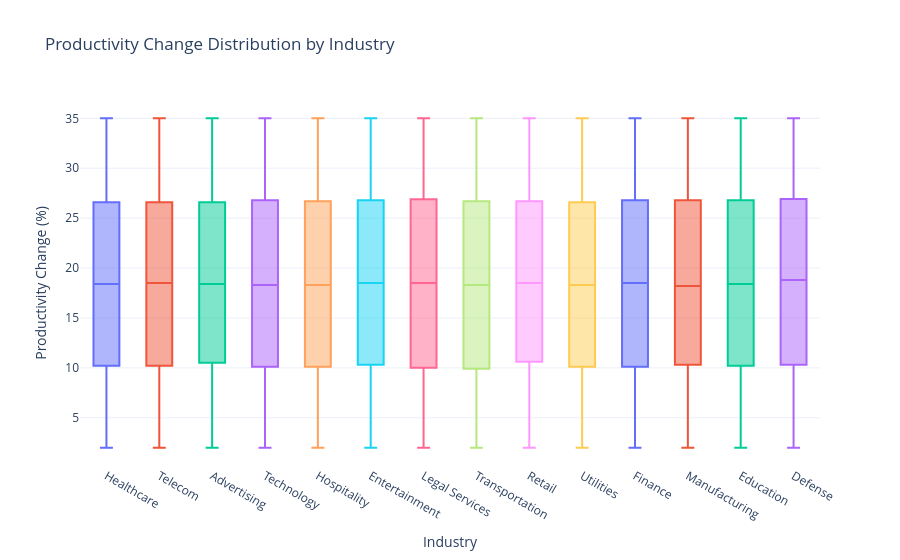

The notebook cell this image was saved under:
### Code cell
#Productivity Distribution by Industry

fig7 = px.box(
    df,
    x="Industry",
    y="Productivity Change (%)",
    color="Industry",
    points=False,
    title="Productivity Change Distribution by Industry"
)

fig7.update_layout(
    template="plotly_white",
    showlegend=False,
    xaxis_title="Industry",
    yaxis_title="Productivity Change (%)"
)

fig7.show()

### Figure 1 — Plotly figure (JSON) as saved in the notebook; plotly's stock layout.template omitted (floating-point values rounded to 4 significant figures; data arrays with more than 128 entries replaced by an {"elided": "..."} marker saying what was removed)
{"data": [{"alignmentgroup": "True", "boxpoints": false, "hovertemplate": "Industry=%{x}<br>Productivity Change (%)=%{y}<extra></extra>", "legendgroup": "Healthcare", "marker": {"color": "#636efa"}, "name": "Healthcare", "notched": false, "offsetgroup": "Healthcare", "orientation": "v", "showlegend": true, "type": "box", "x": {"elided": "7281 str values"}, "x0": " ", "xaxis": "x", "y": {"elided": "7281 float values"}, "y0": " ", "yaxis": "y"}, {"alignmentgroup": "True", "boxpoints": false, "hovertemplate": "Industry=%{x}<br>Productivity Change (%)=%{y}<extra></extra>", "legendgroup": "Telecom", "marker": {"color": "#EF553B"}, "name": "Telecom", "notched": false, "offsetgroup": "Telecom", "orientation": "v", "showlegend": true, "type": "box", "x": {"elided": "7087 str values"}, "x0": " ", "xaxis": "x", "y": {"elided": "7087 float values"}, "y0": " ", "yaxis": "y"}, {"alignmentgroup": "True", "boxpoints": false, "hovertemplate": "Industry=%{x}<br>Productivity Change (%)=%{y}<extra></extra>", "legendgroup": "Advertising", "marker": {"color": "#00cc96"}, "name": "Advertising", "notched": false, "offsetgroup": "Advertising", "orientation": "v", "showlegend": true, "type": "box", "x": {"elided": "7220 str values"}, "x0": " ", "xaxis": "x", "y": {"elided": "7220 float values"}, "y0": " ", "yaxis": "y"}, {"alignmentgroup": "True", "boxpoints": false, "hovertemplate": "Industry=%{x}<br>Productivity Change (%)=%{y}<extra></extra>", "legendgroup": "Technology", "marker": {"color": "#ab63fa"}, "name": "Technology", "notched": false, "offsetgroup": "Technology", "orientation": "v", "showlegend": true, "type": "box", "x": {"elided": "7002 str values"}, "x0": " ", "xaxis": "x", "y": {"elided": "7002 float values"}, "y0": " ", "yaxis": "y"}, {"alignmentgroup": "True", "boxpoints": false, "hovertemplate": "Industry=%{x}<br>Productivity Change (%)=%{y}<extra></extra>", "legendgroup": "Hospitality", "marker": {"color": "#FFA15A"}, "name": "Hospitality", "notched": false, "offsetgroup": "Hospitality", "orientation": "v", "showlegend": true, "type": "box", "x": {"elided": "7113 str values"}, "x0": " ", "xaxis": "x", "y": {"elided": "7113 float values"}, "y0": " ", "yaxis": "y"}, {"alignmentgroup": "True", "boxpoints": false, "hovertemplate": "Industry=%{x}<br>Productivity Change (%)=%{y}<extra></extra>", "legendgroup": "Entertainment", "marker": {"color": "#19d3f3"}, "name": "Entertainment", "notched": false, "offsetgroup": "Entertainment", "orientation": "v", "showlegend": true, "type": "box", "x": {"elided": "7198 str values"}, "x0": " ", "xaxis": "x", "y": {"elided": "7198 float values"}, "y0": " ", "yaxis": "y"}, {"alignmentgroup": "True", "boxpoints": false, "hovertemplate": "Industry=%{x}<br>Productivity Change (%)=%{y}<extra></extra>", "legendgroup": "Legal Services", "marker": {"color": "#FF6692"}, "name": "Legal Services", "notched": false, "offsetgroup": "Legal Services", "orientation": "v", "showlegend": true, "type": "box", "x": {"elided": "7099 str values"}, "x0": " ", "xaxis": "x", "y": {"elided": "7099 float values"}, "y0": " ", "yaxis": "y"}, {"alignmentgroup": "True", "boxpoints": false, "hovertemplate": "Industry=%{x}<br>Productivity Change (%)=%{y}<extra></extra>", "legendgroup": "Transportation", "marker": {"color": "#B6E880"}, "name": "Transportation", "notched": false, "offsetgroup": "Transportation", "orientation": "v", "showlegend": true, "type": "box", "x": {"elided": "7079 str values"}, "x0": " ", "xaxis": "x", "y": {"elided": "7079 float values"}, "y0": " ", "yaxis": "y"}, {"alignmentgroup": "True", "boxpoints": false, "hovertemplate": "Industry=%{x}<br>Productivity Change (%)=%{y}<extra></extra>", "legendgroup": "Retail", "marker": {"color": "#FF97FF"}, "name": "Retail", "notched": false, "offsetgroup": "Retail", "orientation": "v", "showlegend": true, "type": "box", "x": {"elided": "7109 str values"}, "x0": " ", "xaxis": "x", "y": {"elided": "7109 float values"}, "y0": " ", "yaxis": "y"}, {"alignmentgroup": "True", "boxpoints": false, "hovertemplate": "Industry=%{x}<br>Productivity Change (%)=%{y}<extra></extra>", "legendgroup": "Utilities", "marker": {"color": "#FECB52"}, "name": "Utilities", "notched": false, "offsetgroup": "Utilities", "orientation": "v", "showlegend": true, "type": "box", "x": {"elided": "7187 str values"}, "x0": " ", "xaxis": "x", "y": {"elided": "7187 float values"}, "y0": " ", "yaxis": "y"}, {"alignmentgroup": "True", "boxpoints": false, "hovertemplate": "Industry=%{x}<br>Productivity Change (%)=%{y}<extra></extra>", "legendgroup": "Finance", "marker": {"color": "#636efa"}, "name": "Finance", "notched": false, "offsetgroup": "Finance", "orientation": "v", "showlegend": true, "type": "box", "x": {"elided": "7128 str values"}, "x0": " ", "xaxis": "x", "y": {"elided": "7128 float values"}, "y0": " ", "yaxis": "y"}, {"alignmentgroup": "True", "boxpoints": false, "hovertemplate": "Industry=%{x}<br>Productivity Change (%)=%{y}<extra></extra>", "legendgroup": "Manufacturing", "marker": {"color": "#EF553B"}, "name": "Manufacturing", "notched": false, "offsetgroup": "Manufacturing", "orientation": "v", "showlegend": true, "type": "box", "x": {"elided": "7153 str values"}, "x0": " ", "xaxis": "x", "y": {"elided": "7153 float values"}, "y0": " ", "yaxis": "y"}, {"alignmentgroup": "True", "boxpoints": false, "hovertemplate": "Industry=%{x}<br>Productivity Change (%)=%{y}<extra></extra>", "legendgroup": "Education", "marker": {"color": "#00cc96"}, "name": "Education", "notched": false, "offsetgroup": "Education", "orientation": "v", "showlegend": true, "type": "box", "x": {"elided": "7195 str values"}, "x0": " ", "xaxis": "x", "y": {"elided": "7195 float values"}, "y0": " ", "yaxis": "y"}, {"alignmentgroup": "True", "boxpoints": false, "hovertemplate": "Industry=%{x}<br>Productivity Change (%)=%{y}<extra></extra>", "legendgroup": "Defense", "marker": {"color": "#ab63fa"}, "name": "Defense", "notched": false, "offsetgroup": "Defense", "orientation": "v", "showlegend": true, "type": "box", "x": {"elided": "7149 str values"}, "x0": " ", "xaxis": "x", "y": {"elided": "7149 float values"}, "y0": " ", "yaxis": "y"}], "layout": {"boxmode": "overlay", "legend": {"title": {"text": "Industry"}, "tracegroupgap": 0}, "showlegend": false, "title": {"text": "Productivity Change Distribution by Industry"}, "xaxis": {"anchor": "y", "categoryarray": ["Healthcare", "Telecom", "Advertising", "Technology", "Hospitality", "Entertainment", "Legal Services", "Transportation", "Retail", "Utilities", "Finance", "Manufacturing", "Education", "Defense"], "categoryorder": "array", "domain": [0, 1], "title": {"text": "Industry"}}, "yaxis": {"anchor": "x", "domain": [0, 1], "title": {"text": "Productivity Change (%)"}}}}
